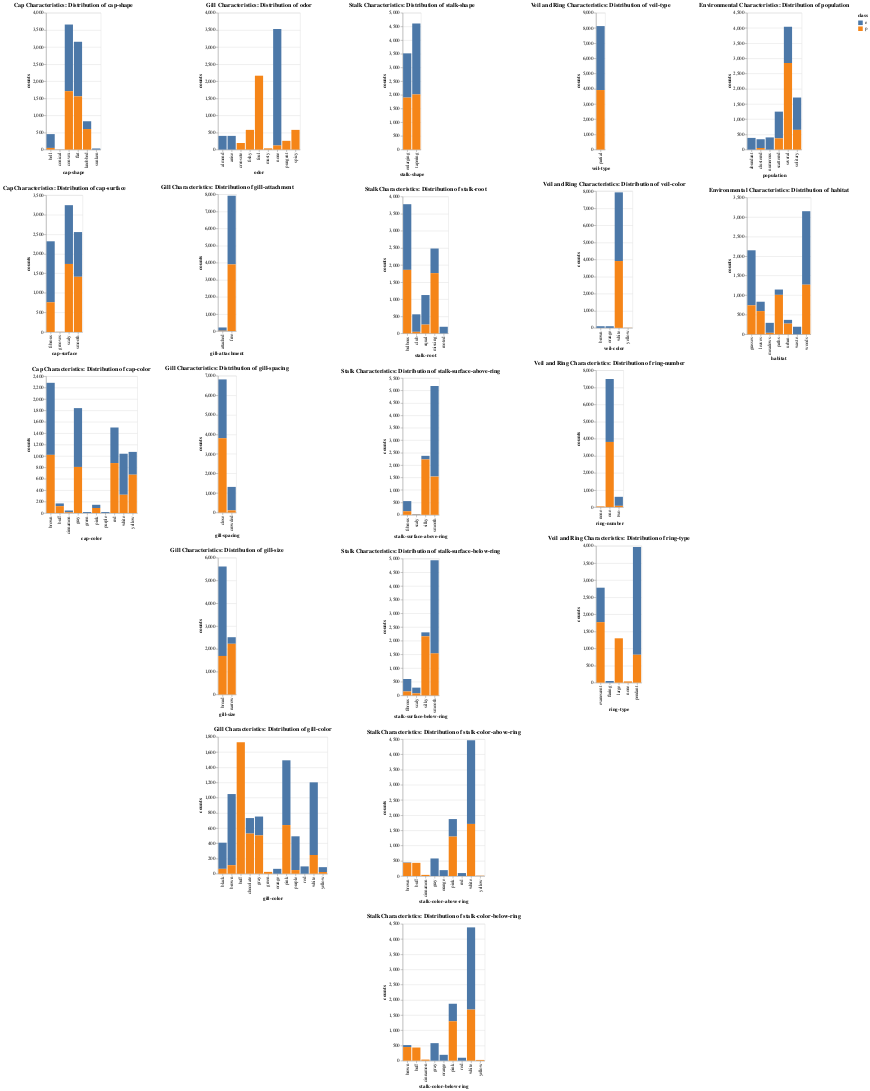

The code cell stored with this chart in its notebook:
### Markdown cell above
####  You would generally want to visualize aggregated counts to observe trends, patterns, or anomalies within grouped data

### Code cell
all_charts = []

for k in feature_groups:    
    feature_group = k
    features = feature_groups[feature_group]
    charts = []
    for feature in features:
        # Aggregate count per feature per class
        df_aggregated = df.groupby([feature, 'class']).size().reset_index(name='counts')
        chart = alt.Chart(df_aggregated).mark_bar().encode(
            x=alt.X(f'{feature}:N', title=feature),
            y='counts:Q',
            color='class:N'
        ).properties(
            title=f'{feature_group}: Distribution of {feature}'
        )
        charts.append(chart)
    all_charts.append(alt.vconcat(*charts))  # Vertical concatenation of charts within the same feature group.

# Horizontal concatenation of all feature group charts
final_chart = alt.hconcat(*all_charts)
final_chart
